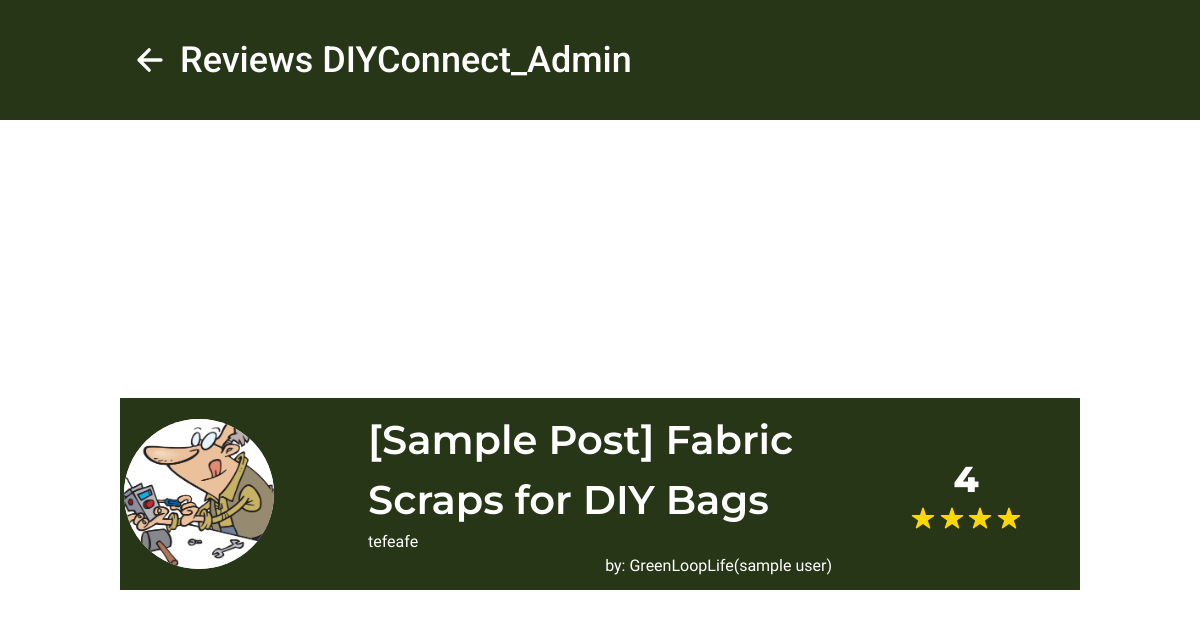
/diyconn/reviews/29 (signed in), run on the app's committed database.
### main/models.py (models this page shows, shortened)
class Review(models.Model):
    ID = models.AutoField(primary_key=True)
    post_title = models.TextField()
    USER_FULLFILL_REQUEST = models.ForeignKey(UserSites, on_delete=models.CASCADE, related_name='target_review_user')
    USER_RECIEVE_REQUEST= models.ForeignKey(UserSites, on_delete=models.CASCADE, related_name='fullfill_review_user')
    stars = models.IntegerField()
    comment = models.TextField()

class UserSites(AbstractBaseUser,PermissionsMixin,BaseUserManager):
    ID = models.AutoField(primary_key=True)
    first_name = models.CharField(max_length=255)
    last_name = models.CharField(max_length=255)
    email = models.CharField(max_length=255)
    password = models.CharField(max_length=255)
    last_login = models.DateTimeField(auto_now=True)
    profile_picture = models.ImageField(upload_to=user_profile_pic_path)
    city_or_municipality = models.CharField(max_length=255)
    role = models.CharField(max_length=20, choices=UserSiteRole.choices, default=UserSiteRole.CONTRIBUTOR)
    username = models.CharField(max_length=255)
    date_created = models.DateTimeField(auto_now_add=True)
    bio = models.CharField(max_length=250, null=True, blank=True)
    subdivision = models.CharField(max_length=50)
    is_active = models.BooleanField(default=True)  # Indicates whether the user can log in
    is_staff = models.BooleanField(default=False)  # Determines if the user can access the admin site
    is_superuser = models.BooleanField(default=False)  # If True, the user has all permissions
    groups = models.ManyToManyField(
        'auth.Group',
        related_name='user_sites',  # Custom related_name to avoid the clash
        blank=True
    )
    user_permissions = models.ManyToManyField(
        'auth.Permission',
        related_name='user_sites_permissions',  # Custom related_name to avoid clash
        blank=True
    )
    objects = UserSiteManager()
    USERNAME_FIELD = 'username'
    REQUIRED_FIELDS = ['email']

### main/views.py (the view)
# urls.py: path('diyconn/reviews/<int:user_id>', views.reviews,  name="reviews"),
@login_required
def reviews(request, user_id):
    context ={}
    get_user = UserSites.objects.get(ID = user_id)
    get_reviews_user = Review.objects.filter(USER_FULLFILL_REQUEST = get_user)
    print(get_reviews_user)
    context ={
    "user": get_user,
    "reviews": get_reviews_user
    }
    print("this is for review")
    return render(request,'main/subpages/reviews/review.html', context)

### main/templatetags/custom_filters.py (called while the page is built)
@register.filter
def times(number):
    return range(number)

### main/templates/main/subpages/reviews/review.html (shortened to what this page needs)
{% extends '../subpages_base.html' %} {% load custom_filters %}
    {% block content %}
    <div class="container">
      {% if reviews  %}
      {% for review in reviews %}
      <div class="get_bkg_element">
        <div class="columns is-vcentered is-mobile my-4">
          <div class="column has-text-centered">
            <figure class="sty_profile_section">
              <img
                class=""
                src="{{ review.USER_RECIEVE_REQUEST.profile_picture.url }}"
              />
            </figure>
          </div>
          <div class="column is-6">
            <h1 class="sty-sect-opt sty-fm-montserrat sty-header-title">
              {{ review.post_title }}
            </h1>
            <h1 class="sty-fm-hind">{{ review.comment }}</h1>
            <h1 class="has-text-right sty-fm-hind">
              by: {{ review.USER_RECIEVE_REQUEST.username }}
            </h1>
          </div>
          <div class="column is-3">
            <div class="has-text-centered">
              <h1 class="sty-score-txt sty-fm-montserrat">
                {{ review.stars }}
              </h1>
              {% for i in review.stars|times %}
              <ion-icon name="star" class="sty-stars"></ion-icon>
              {% endfor %}
            </div>
          </div>
        </div>
      </div>
      {% endfor %}
      {% endif %}
    </div>
    {% endblock content %}

### data on the page
Review: USER_RECIEVE_REQUEST.profile_picture (picture), post_title "[Sample Post] Fabric Scraps for DIY Bags", comment "tefeafe", USER_RECIEVE_REQUEST.username "GreenLoopLife(sample user)", stars "4"
